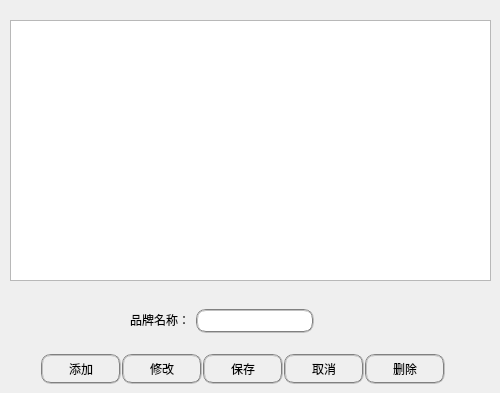
     <widget class="QWidget" name="Brand_page">
      <widget class="QTableView" name="Brand_tableView">
       <property name="geometry">
        <rect>
         <x>10</x>
         <y>20</y>
         <width>481</width>
         <height>261</height>
        </rect>
       </property>
      </widget>
      <widget class="QLabel" name="label_2">
       <property name="geometry">
        <rect>
         <x>130</x>
         <y>312</y>
         <width>60</width>
         <height>16</height>
        </rect>
       </property>
       <property name="styleSheet">
        <string notr="true">background:transparent</string>
       </property>
       <property name="text">
        <string>品牌名称：</string>
       </property>
      </widget>
      <widget class="QLineEdit" name="lineEdit">
       <property name="geometry">
        <rect>
         <x>196</x>
         <y>309</y>
         <width>118</width>
         <height>24</height>
        </rect>
       </property>
       <property name="styleSheet">
        <string notr="true">border: 2px groove gray; border-radius: 10px; padding: 2px 4px</string>
       </property>
      </widget>
      <widget class="QPushButton" name="Add_Brand_pushButton">
       <property name="geometry">
        <rect>
         <x>41</x>
         <y>354</y>
         <width>80</width>
         <height>30</height>
        </rect>
       </property>
       <property name="styleSheet">
        <string notr="true">border: 2px groove gray; border-radius: 10px; padding: 2px 4px</string>
       </property>
       <property name="text">
        <string>添加</string>
       </property>
      </widget>
      <widget class="QPushButton" name="Modify_Brand_pushButton">
       <property name="geometry">
        <rect>
         <x>122</x>
         <y>354</y>
         <width>80</width>
         <height>30</height>
        </rect>
       </property>
       <property name="styleSheet">
        <string notr="true">border: 2px groove gray; border-radius: 10px; padding: 2px 4px</string>
       </property>
       <property name="text">
        <string>修改</string>
       </property>
      </widget>
      <widget class="QPushButton" name="Save_Brand_pushButton">
       <property name="geometry">
        <rect>
         <x>203</x>
         <y>354</y>
         <width>80</width>
         <height>30</height>
        </rect>
       </property>
       <property name="styleSheet">
        <string notr="true">border: 2px groove gray; border-radius: 10px; padding: 2px 4px</string>
       </property>
       <property name="text">
        <string>保存</string>
       </property>
      </widget>
      <widget class="QPushButton" name="Cancel_Brand_pushButton">
       <property name="geometry">
        <rect>
         <x>284</x>
         <y>354</y>
         <width>80</width>
         <height>30</height>
        </rect>
       </property>
       <property name="styleSheet">
        <string notr="true">border: 2px groove gray; border-radius: 10px; padding: 2px 4px</string>
       </property>
       <property name="text">
        <string>取消</string>
       </property>
      </widget>
      <widget class="QPushButton" name="Delete_Brand_pushButton">
       <property name="geometry">
        <rect>
         <x>365</x>
         <y>354</y>
         <width>80</width>
         <height>30</height>
        </rect>
       </property>
       <property name="styleSheet">
        <string notr="true">border: 2px groove gray; border-radius: 10px; padding: 2px 4px</string>
       </property>
       <property name="text">
        <string>删除</string>
       </property>
      </widget>
     </widget>
